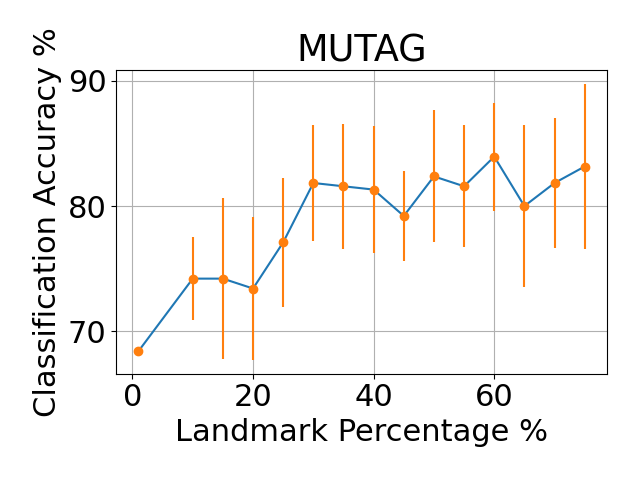

The Python source for this figure:
import numpy as np
import matplotlib.pyplot as plt
import csv


arr = np.loadtxt("result.csv",delimiter=",", dtype=float)

mean = np.mean(arr,axis=1) * 100
std = np.std(arr,axis=1) * 100
x = np.array([1,10,15,20,25,30,35,40,45,50,55,60,65,70,75])

print(mean)
print(std)

plt.rcParams.update({'font.size': 22})
plt.plot(x, mean)
plt.grid()
plt.errorbar(x, mean,yerr = std, fmt ='o')
plt.xlabel('Landmark Percentage %') 
plt.ylabel('Classification Accuracy %') 
plt.title('MUTAG')
plt.tight_layout()
plt.savefig('plot')
